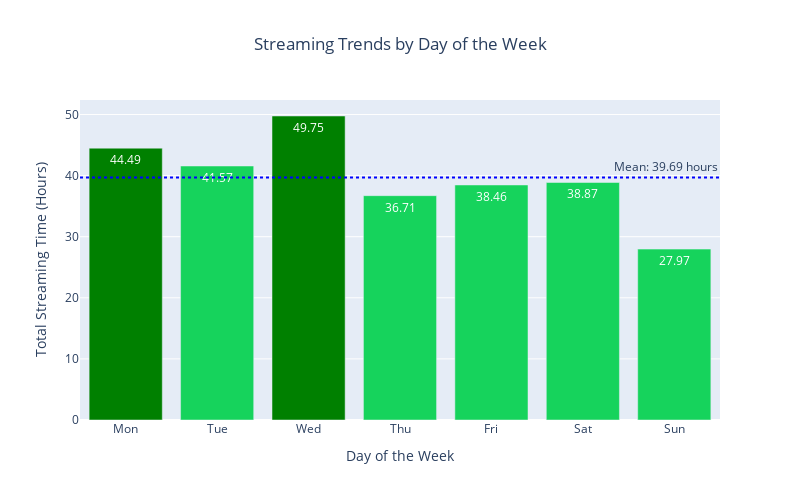

This figure's notebook cell:
### Code cell
# Analyze trends based on the day of the week
trends_by_day = spotify_podcast.groupby(spotify_podcast['ts'].dt.dayofweek).agg({
    'ms_played': lambda x: x.sum() / (1000 * 60 * 60)  # Convert milliseconds to hours and sum
}).reset_index()

# Get the top 2 days of the week
top_days = trends_by_day.nlargest(2, 'ms_played').index

# Visualize the trends
fig = px.bar(trends_by_day, x='ts', y='ms_played',
             labels={'ms_played': 'Total Streaming Time (Hours)', 'ts': 'Day of the Week'},
             title='Streaming Trends by Day of the Week')

# Add a line to show the mean   
mean_trends_by_day = trends_by_day['ms_played'].mean()
fig.add_hline(y=mean_trends_by_day, 
              line_dash="dot", line_color="blue", 
              annotation_text=f'Mean: {mean_trends_by_day:.2f} hours',
              annotation_position="top right")

colors = ['green' if i in top_days else '#16D35C' for i in trends_by_day.index]
fig.update_traces(marker_color=colors,
                  text=trends_by_day['ms_played'].round(2), 
                  textposition='inside', 
                  textfont=dict(color='white'))

fig.update_layout(xaxis=dict(tickmode='array', tickvals=list(range(7)), ticktext=['Mon', 'Tue', 'Wed', 'Thu', 'Fri', 'Sat', 'Sun']),
                  title=dict(text='Streaming Trends by Day of the Week', x=0.5),
                  width=800, height=500)
fig.show()

### Figure 1 — Plotly figure (JSON) as saved in the notebook; plotly's stock layout.template omitted (floating-point values rounded to 4 significant figures)
{"data": [{"alignmentgroup": "True", "hovertemplate": "Day of the Week=%{x}<br>Total Streaming Time (Hours)=%{y}<extra></extra>", "legendgroup": "", "marker": {"color": ["green", "#16D35C", "green", "#16D35C", "#16D35C", "#16D35C", "#16D35C"], "pattern": {"shape": ""}}, "name": "", "offsetgroup": "", "orientation": "v", "showlegend": false, "text": [44.49, 41.57, 49.75, 36.71, 38.46, 38.87, 27.97], "textfont": {"color": "white"}, "textposition": "inside", "type": "bar", "x": [0, 1, 2, 3, 4, 5, 6], "xaxis": "x", "y": [44.49, 41.57, 49.75, 36.71, 38.46, 38.87, 27.97], "yaxis": "y"}], "layout": {"annotations": [{"showarrow": false, "text": "Mean: 39.69 hours", "x": 1, "xanchor": "right", "xref": "x domain", "y": 39.69, "yanchor": "bottom", "yref": "y"}], "barmode": "relative", "height": 500, "legend": {"tracegroupgap": 0}, "shapes": [{"line": {"color": "blue", "dash": "dot"}, "type": "line", "x0": 0, "x1": 1, "xref": "x domain", "y0": 39.69, "y1": 39.69, "yref": "y"}], "title": {"text": "Streaming Trends by Day of the Week", "x": 0.5}, "width": 800, "xaxis": {"anchor": "y", "domain": [0, 1], "tickmode": "array", "ticktext": ["Mon", "Tue", "Wed", "Thu", "Fri", "Sat", "Sun"], "tickvals": [0, 1, 2, 3, 4, 5, 6], "title": {"text": "Day of the Week"}}, "yaxis": {"anchor": "x", "domain": [0, 1], "title": {"text": "Total Streaming Time (Hours)"}}}}
